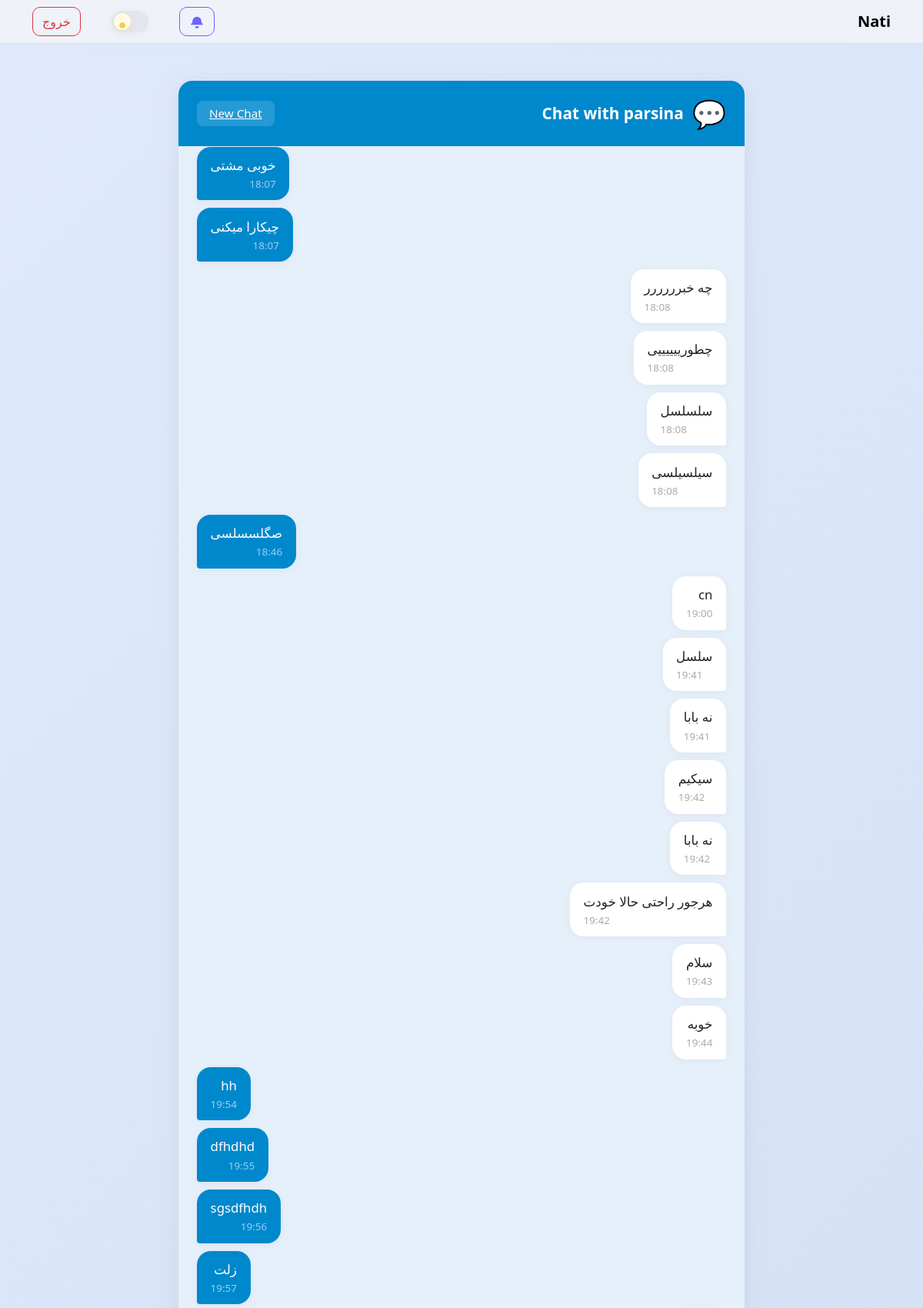
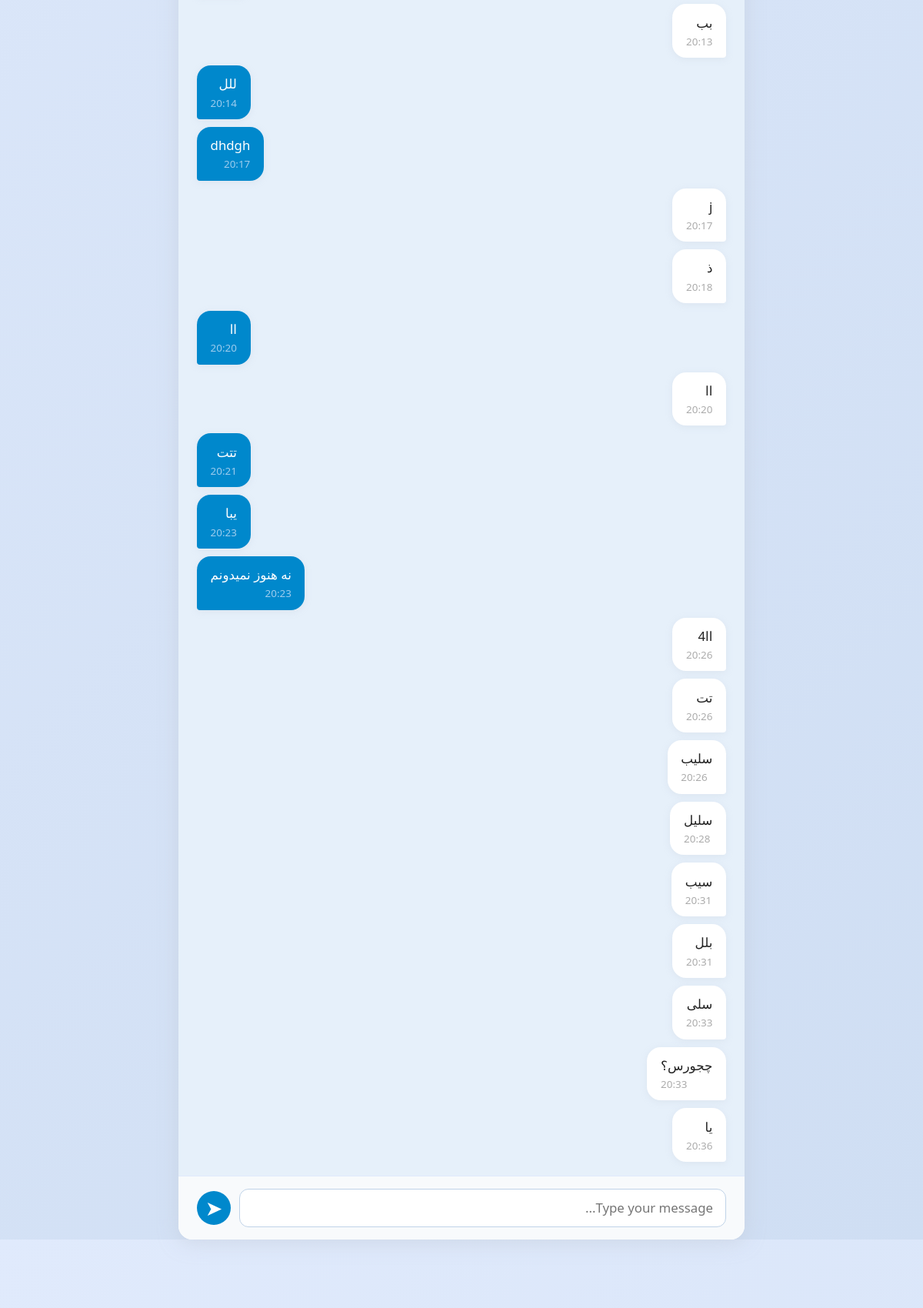
/chats/1/ (signed in, upper part), run on the app's committed database (2 pictures, top to bottom).
### users/models.py (models this page shows, shortened)
class CustomUser(AbstractUser):
    role = models.CharField(max_length=20, choices=Role.choices, default=Role.ADMIN)

### chat/models.py (models this page shows, shortened)
class Message(models.Model):
    chat = models.ForeignKey(Chat, on_delete=models.CASCADE, related_name='messages')
    sender = models.ForeignKey(settings.AUTH_USER_MODEL, on_delete=models.CASCADE)
    text = models.TextField()
    timestamp = models.DateTimeField(auto_now_add=True)
    read_by = models.ManyToManyField(settings.AUTH_USER_MODEL, related_name='read_messages', blank=True)

### chat/views.py (the view)
# urls.py: path('chats/<int:chat_id>/', chat_detail, name='chat_detail'),
@login_required
def chat_detail(request, chat_id):
    chat = get_object_or_404(Chat, id=chat_id, participants=request.user)
    unread_msgs = chat.messages.exclude(sender=request.user).exclude(read_by=request.user)
    for msg in unread_msgs:
        msg.read_by.add(request.user)
    if request.method == 'POST':
        text = request.POST.get('text')
        if text:
            Message.objects.create(chat=chat, sender=request.user, text=text)
            return redirect('chat_detail', chat_id=chat.id)
    messages = chat.messages.order_by('timestamp')
    return render(request, 'chat/chat_detail.html', {'chat': chat, 'messages': messages})

### core/context_processors.py (called while the page is built)
def notifications(request):
    user = request.user
    context = {}
    if not user.is_authenticated:
        return context
    current_url = resolve(request.path_info).url_name
    if not current_url or not current_url.startswith('chat'):
        unread_chats = Chat.objects.filter(participants=user)
        has_unread = Message.objects.filter(chat__in=unread_chats).exclude(sender=user).exists()
        if has_unread:
            context['has_unread_message'] = True
    files = File.objects.exclude(uploader=user)
    new_files = []
    for f in files:
        if f.can_user_access(user):
            new_files.append(f)
    if new_files:
        context['has_new_file'] = True
    return context

### files/models.py (called while the page is built)
    def can_user_access(self, user):
        if self.access_level == 'private' and self.uploader != user:
            return False
        if self.allowed_roles:
            allowed = [r.strip() for r in self.allowed_roles.split(',')]
            return user.role in allowed or user == self.uploader
        return True

### chat/templates/chat/chat_detail.html (shortened to what this page needs)
{% extends 'core/base.html' %}
{% block content %}
<div class="row justify-content-center">
    <div class="col-md-8">
        <div class="tg-chat-container mt-4">
            <div class="tg-header">
                <div class="tg-title">
                    <span style="font-size:1.7em;">💬</span>
                    Chat with {% for p in chat.participants.all %}{% if p != user %}{{ p.username }}{% endif %}{% endfor %}
                </div>
                <a href="{% url 'start_new_chat' %}" class="tg-btn">New Chat</a>
            </div>
            <div id="messages-box" class="tg-messages">
                {% for msg in messages %}
                    <div class="tg-message-row {% if msg.sender == user %}me{% endif %}">
                        <div class="tg-bubble">{{ msg.text|linebreaksbr }}
                            <div class="tg-time">{{ msg.timestamp|date:'H:i' }}</div>
                        </div>
                    </div>
                {% empty %}
                    <div class="text-center text-muted">No messages have been sent yet.</div>
                {% endfor %}
            </div>
            <form method="post" class="tg-form" id="chat-form">
                <input type="text" name="text" id="msg-input" placeholder="Type your message..." autocomplete="off" required>
                <button type="submit" title="Send"><span style="font-size:1.3em;">&#10148;</span></button>
            </form>
        </div>
    </div>
</div>
{% endblock %}

### core/templates/core/base.html (style rules this page uses)
:root { --main-bg-light: linear-gradient(135deg, #f5f7fa 60%, #e3e6ed 100%); --main-bg-dark: linear-gradient(135deg, #23272f 60%, #23243a 100%); --card-bg-light: #f8fafd; --card-bg-dark: #23243a; --accent-light: #6c63ff; --accent-dark: #5edfff; --border-light: #e0e0e0; --border-dark: #33374d; --text-light: #23243a; --text-dark: #f1f1f1; --muted-light: #888; --muted-dark: #b3c6ff; }
body { background: var(--main-bg-light); color: var(--text-light); transition: background 0.5s cubic-bezier(.4,2,.6,1), color 0.4s; }

### chat/templates/chat/chat_detail.html (style rules this page uses)
body.telegram-bg { background: linear-gradient(135deg, #e0eafc 0%, #cfdef3 100%) !important; }
.tg-chat-container { background: #fff; border-radius: 18px; box-shadow: 0 4px 24px #bfc7d680; padding: 0; overflow: hidden; min-height: 600px; max-height: 80vh; display: flex; flex-direction: column; }
.tg-header { background: #0088cc; color: #fff; padding: 1rem 1.5rem; display: flex; align-items: center; justify-content: space-between; }
.tg-header .tg-title { font-size: 1.3rem; font-weight: 600; display: flex; align-items: center; gap: 0.7rem; }
.tg-header .tg-btn { background: rgba(255,255,255,0.15); border: none; color: #fff; border-radius: 8px; padding: 0.3rem 1rem; font-size: 0.95rem; transition: background 0.2s; }
.tg-messages { flex: 1; overflow-y: auto; background: #e6f0fa; padding: 2rem 1.5rem 1rem 1.5rem; display: flex; flex-direction: column; gap: 0.5rem; min-height: 200px; max-height: 55vh; }
.tg-message-row { display: flex; align-items: flex-end; }
.tg-message-row.me { justify-content: flex-end; }
.tg-bubble { max-width: 70%; padding: 0.7rem 1.1rem; border-radius: 18px 18px 4px 18px; background: #fff; color: #222; font-size: 1.05em; box-shadow: 0 2px 8px #bfc7d640; margin-bottom: 2px; position: relative; word-break: break-word; }
.tg-message-row.me .tg-bubble { background: #0088cc; color: #fff; border-radius: 18px 18px 18px 4px; align-self: flex-end; }
.tg-time { font-size: 0.8em; opacity: 0.7; margin-top: 2px; text-align: left; color: #888; }
.tg-message-row.me .tg-time { color: #e0eafc; text-align: right; }
.tg-form { background: #f8fafc; padding: 1rem 1.5rem; border-top: 1px solid #e0eafc; display: flex; gap: 0.7rem; align-items: center; }
.tg-form input[type="text"] { flex: 1; border-radius: 12px; border: 1.5px solid #c0d3e8; padding: 0.7rem 1rem; font-size: 1.05em; outline: none; transition: border 0.2s; background: #fff; color: #23243a; }
.tg-form button { background: #0088cc; color: #fff; border: none; border-radius: 50%; width: 44px; height: 44px; display: flex; align-items: center; justify-content: center; font-size: 1.3em; transition: background 0.2s; }

### data on the page
CustomUser: username "parsina"
Message: text "خوبی مشتی", timestamp "18:07"
Message: text "چیکارا میکنی", timestamp "18:07"
Message: text "چه خبرررررر", timestamp "18:08"
Message: text "چطورییییییی", timestamp "18:08"
Message: text "سلسلسل", timestamp "18:08"
Message: text "سیلسیلسی", timestamp "18:08"
Message: text "صگلسسلسی", timestamp "18:46"
Message: text "cn", timestamp "19:00"
Message: text "سلسل", timestamp "19:41"
Message: text "نه بابا", timestamp "19:41"
Message: text "سیکیم", timestamp "19:42"
Message: text "نه بابا", timestamp "19:42"
Message: text "هرجور راحتی حالا خودت", timestamp "19:42"
Message: text "سلام", timestamp "19:43"
Message: text "خوبه", timestamp "19:44"
Message: text "hh", timestamp "19:54"
Message: text "dfhdhd", timestamp "19:55"
Message: text "sgsdfhdh", timestamp "19:56"
Message: text "زلت", timestamp "19:57"
Message: text "بب", timestamp "20:13"
Message: text "للل", timestamp "20:14"
Message: text "dhdgh", timestamp "20:17"
Message: text "j", timestamp "20:17"
Message: text "ذ", timestamp "20:18"
Message: text "اا", timestamp "20:20"
Message: text "اا", timestamp "20:20"
Message: text "تتت", timestamp "20:21"
Message: text "یبا", timestamp "20:23"
Message: text "نه هنوز نمیدونم", timestamp "20:23"
Message: text "اا4", timestamp "20:26"
Message: text "تت", timestamp "20:26"
Message: text "سلیب", timestamp "20:26"
Message: text "سلیل", timestamp "20:28"
Message: text "سیب", timestamp "20:31"
Message: text "بلل", timestamp "20:31"
Message: text "سلی", timestamp "20:33"
Message: text "چجورس؟", timestamp "20:33"
Message: text "یا", timestamp "20:36"
